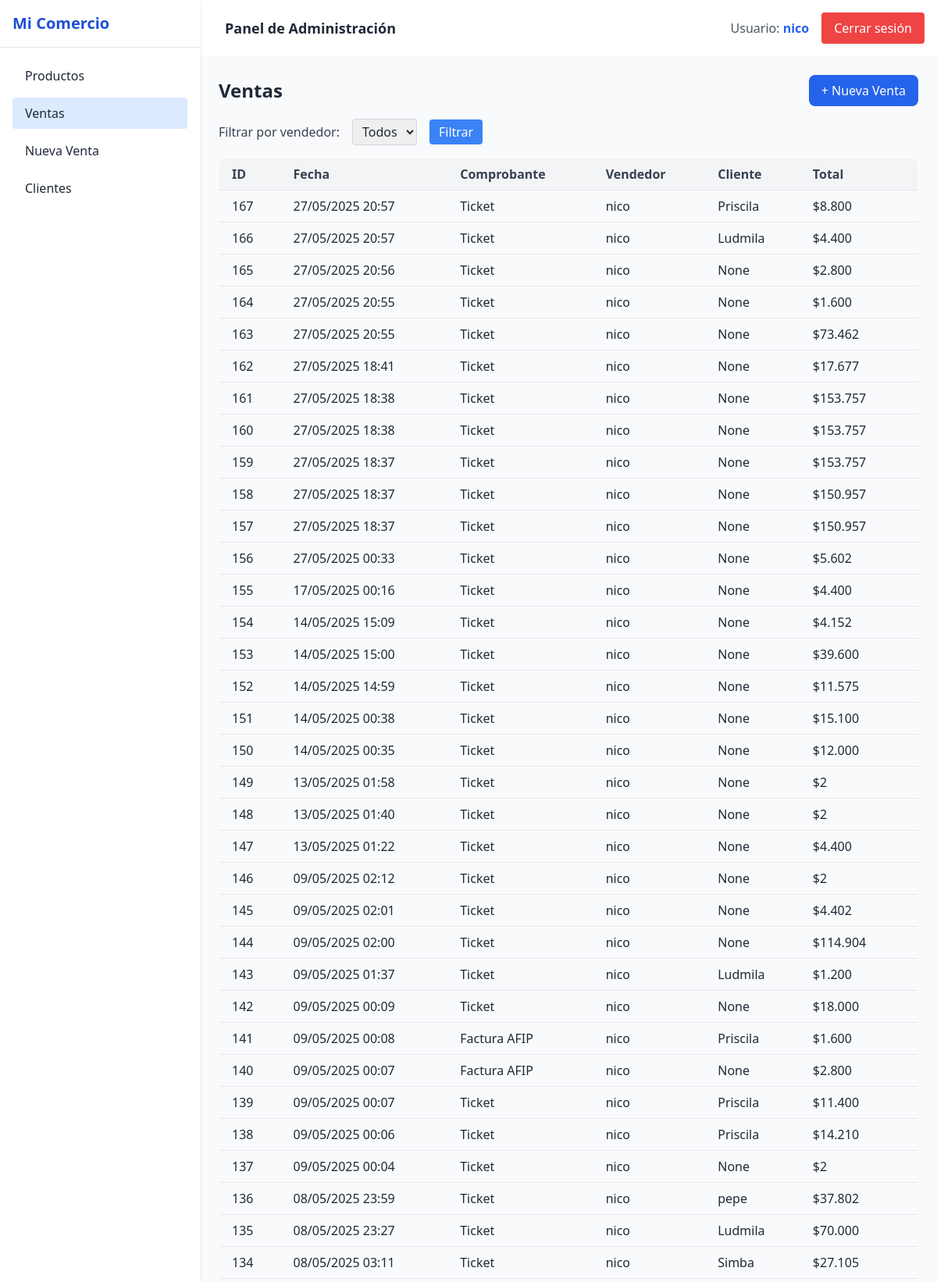
Page /ventas/ (signed in, upper part) on the committed database.
### usuarios/models.py (models this page shows, shortened)
class Usuario(AbstractUser):
    empresa = models.ForeignKey(Empresa, on_delete=models.CASCADE, null=True, blank=True)
    empresa = models.ForeignKey(Empresa, on_delete=models.CASCADE, null=True, blank=True)

### ventas/models.py (models this page shows, shortened)
class Venta(models.Model):
    fecha = models.DateTimeField(default=timezone.now)
    cliente = models.ForeignKey(Cliente, on_delete=models.SET_NULL, null=True, blank=True)
    total = models.DecimalField(max_digits=10, decimal_places=2, default=0)
    usuario = models.ForeignKey(Usuario, on_delete=models.SET_NULL, null=True)
    empresa = models.ForeignKey(Empresa, on_delete=models.CASCADE)
    cuenta_corriente = models.BooleanField(default=False)
    tipo_comprobante = models.CharField(
        max_length=20,
        choices=TIPO_COMPROBANTE_CHOICES,
        default='ticket'
    )
    TIPO_PAGO_CHOICES = [
        ('EF', 'Efectivo'),
        ('MP', 'QR (Mercado Pago)'),
        ('DN', 'QR (Cuenta DNI)'),
        ('TJ', 'Tarjeta'),
        ('TR', 'Transferencia'),
    ]
    tipo_pago = models.CharField(
        max_length=2,
        choices=TIPO_PAGO_CHOICES,
        default='EF'
    )

class Cliente(models.Model):
    nombre = models.CharField(max_length=100)
    cuit = models.CharField(max_length=20, blank=True, null=True)
    direccion = models.CharField(max_length=200, blank=True, null=True)
    saldo = models.DecimalField(default=0, max_digits=10, decimal_places=2)
    cuenta_corriente = models.BooleanField(default=True)
    condicion_iva = models.CharField(max_length=50, choices=[
        ('RI', 'Responsable Inscripto'),
        ('MT', 'Monotributista'),
        ('CF', 'Consumidor Final'),
        ('EX', 'Exento'),
    ], default='CF')
    empresa = models.ForeignKey(Empresa, on_delete=models.CASCADE)
    def __str__(self):
        return self.nombre

### ventas/views.py (the view)
# urls.py: path('', views.lista_ventas, name='lista_ventas'),
@login_required
def lista_ventas(request):
    ventas = Venta.objects.filter(empresa=request.user.empresa).order_by('-fecha')
    usuario_id = request.GET.get('usuario')
    if usuario_id:
        ventas = ventas.filter(usuario_id=usuario_id)
    Usuario = get_user_model()
    usuarios = Usuario.objects.filter(empresa=request.user.empresa)
    return render(request, 'ventas/lista_ventas.html', {
        'ventas': ventas,
        'usuarios': usuarios,
        'usuario_seleccionado': usuario_id,
    })

### productos/templatetags/custom_filters.py (called while the page is built)
@register.filter
def formato_precio(value):
    if value is None:
        return ''
    return number_format(value, force_grouping=True).replace(',', '.')

### ventas/templates/ventas/lista_ventas.html (shortened to what this page needs)
{% extends 'base.html' %}
{% load custom_filters %}
{% block content %}
<div class="flex items-center justify-between mb-4">
    <h2 class="text-2xl font-bold text-gray-800">Ventas</h2>
    <a href="{% url 'nueva_venta' %}" class="bg-blue-600 text-white px-4 py-2 rounded-lg hover:bg-blue-700">
        + Nueva Venta
    </a>
</div>
<form method="get" class="mb-4 flex items-center space-x-4">
    <label for="usuario" class="text-gray-700">Filtrar por vendedor:</label>
    <select name="usuario" id="usuario" class="border border-gray-300 rounded px-2 py-1">
        <option value="">Todos</option>
    </select>
    <button type="submit" class="bg-blue-500 text-white px-3 py-1 rounded hover:bg-blue-600">
        Filtrar
    </button>
</form>
{% if ventas %}
<div class="overflow-x-auto">
    <table class="w-full table-auto border border-gray-200 shadow-md rounded-lg overflow-hidden">
        <thead class="bg-gray-100 text-gray-700">
            <tr>
                <th class="px-4 py-2 text-left">ID</th>
                <th class="px-4 py-2 text-left">Fecha</th>
                <th class="px-4 py-2 text-left">Comprobante</th>
                <th class="px-4 py-2 text-left">Vendedor</th>
                <th class="px-4 py-2 text-left">Cliente</th>
                <th class="px-4 py-2 text-left">Total</th>
            </tr>
        </thead>
        <tbody>
            {% for v in ventas %}
            <tr class="border-t border-gray-200 hover:bg-gray-50">
                <td class="px-4 py-2">
                    <a href="{% url 'detalle_venta' v.id %}" class="block w-full h-full">
                        {{ v.id }}
                    </a>
                </td>
                <td class="px-4 py-2">
                    <a href="{% url 'detalle_venta' v.id %}" class="block w-full h-full">
                        {{ v.fecha|date:"d/m/Y H:i" }}
                    </a>
                </td>
                <td class="px-4 py-2">
                    {% if v.tipo_comprobante == "factura_afip" %}
                      Factura AFIP
                    {% else %}
                      Ticket
                    {% endif %}
                  </td>
                <td class="px-4 py-2">
                    <a href="{% url 'detalle_venta' v.id %}" class="block w-full h-full">
                        {{ v.usuario.get_full_name|default:v.usuario.username }}
                    </a>
                </td>
                <td class="px-4 py-2">
                    <a href="{% url 'detalle_venta' v.id %}" class="block w-full h-full">
                        {{ v.cliente }}
                    </a>
                </td>
                <td class="px-4 py-2">
                    <a href="{% url 'detalle_venta' v.id %}" class="block w-full h-full">
                        ${{ v.total|floatformat:0|formato_precio }}
                    </a>
                </td>
            </tr>
            {% endfor %}
        </tbody>
    </table>
</div>
{% else %}
<p class="text-gray-600 mt-4">No hay ventas registradas.</p>
{% endif %}
{% endblock %}

### templates/base.html (shortened to what this page needs)
<!DOCTYPE html>
<html lang="es">
<head>
    <script src="https://cdn.tailwindcss.com"></script>
</head>
<body class="bg-gray-100 min-h-screen text-gray-800" x-data="{ open: false }">
    <div class="flex">
        <aside x-cloak
            class="w-64 bg-white h-screen shadow-md fixed top-0 left-0 z-30 transform transition-transform duration-300 ease-in-out"
            :class="open ? 'translate-x-0' : '-translate-x-full md:translate-x-0'">
            <div class="p-4 text-xl font-bold text-blue-700 border-b border-gray-200">
                Mi Comercio
            </div>
            <nav class="p-4 space-y-2">
                <a href="{% url 'lista_productos' %}"
                    class="block py-2 px-4 rounded hover:bg-blue-100 {% if request.path == '/productos/' %}bg-blue-100{% endif %}">Productos</a>
                <a href="{% url 'lista_ventas' %}"
                    class="block py-2 px-4 rounded hover:bg-blue-100 {% if request.path == '/ventas/' %}bg-blue-100{% endif %}">Ventas</a>
                <a href="{% url 'nueva_venta' %}"
                    class="block py-2 px-4 rounded hover:bg-blue-100 {% if request.path == '/ventas/nueva/' %}bg-blue-100{% endif %}">Nueva
                    Venta</a>
                <a href="{% url 'lista_clientes' %}"
                    class="block py-2 px-4 rounded hover:bg-blue-100 {% if request.path == '/ventas/lista_clientes/' %}bg-blue-100{% endif %}">Clientes</a>
            </nav>
        </aside>
        <div class="flex-1 min-h-screen flex flex-col ml-0 md:ml-64">
            <header class="bg-white shadow p-4 flex justify-between items-center">
                <div class="flex items-center space-x-4">
                    <div class="text-lg font-semibold">
                        {% block header %}Panel de Administración{% endblock %}
                    </div>
                </div>
                <div class="flex items-center space-x-4">
                    {% if user.is_authenticated %}
                    <span class="text-gray-600">Usuario: <strong class="text-blue-600">{{ user.username }}</strong></span>
                    <form method="post" action="{% url 'logout' %}">
                        <button type="submit"
                            class="bg-red-500 text-white px-4 py-2 rounded hover:bg-red-600 transition">
                            Cerrar sesión
                        </button>
                    </form>
                    {% else %}
                    <a href="{% url 'login' %}"
                        class="bg-blue-500 text-white px-4 py-2 rounded hover:bg-blue-600 transition">
                        Iniciar sesión
                    </a>
                    {% endif %}
                </div>
            </header>
            <main class="p-6 flex-1 bg-gray-50">
                {% block content %}{% endblock %}
            </main>
        </div>
    </div>
</body>
</html>

### rows in the picture
Usuario: username "nico"
Venta: id "167", fecha "27/05/2025 20:57", tipo_comprobante "Ticket", usuario.get_full_name "nico", cliente "Priscila", total "8.800"
Venta: id "166", fecha "27/05/2025 20:57", tipo_comprobante "Ticket", usuario.get_full_name "nico", cliente "Ludmila", total "4.400"
Venta: id "165", fecha "27/05/2025 20:56", tipo_comprobante "Ticket", usuario.get_full_name "nico", cliente "None", total "2.800"
Venta: id "164", fecha "27/05/2025 20:55", tipo_comprobante "Ticket", usuario.get_full_name "nico", cliente "None", total "1.600"
Venta: id "163", fecha "27/05/2025 20:55", tipo_comprobante "Ticket", usuario.get_full_name "nico", cliente "None", total "73.462"
Venta: id "162", fecha "27/05/2025 18:41", tipo_comprobante "Ticket", usuario.get_full_name "nico", cliente "None", total "17.677"
Venta: id "161", fecha "27/05/2025 18:38", tipo_comprobante "Ticket", usuario.get_full_name "nico", cliente "None", total "153.757"
Venta: id "160", fecha "27/05/2025 18:38", tipo_comprobante "Ticket", usuario.get_full_name "nico", cliente "None", total "153.757"
Venta: id "159", fecha "27/05/2025 18:37", tipo_comprobante "Ticket", usuario.get_full_name "nico", cliente "None", total "153.757"
Venta: id "158", fecha "27/05/2025 18:37", tipo_comprobante "Ticket", usuario.get_full_name "nico", cliente "None", total "150.957"
Venta: id "157", fecha "27/05/2025 18:37", tipo_comprobante "Ticket", usuario.get_full_name "nico", cliente "None", total "150.957"
Venta: id "156", fecha "27/05/2025 00:33", tipo_comprobante "Ticket", usuario.get_full_name "nico", cliente "None", total "5.602"
Venta: id "155", fecha "17/05/2025 00:16", tipo_comprobante "Ticket", usuario.get_full_name "nico", cliente "None", total "4.400"
Venta: id "154", fecha "14/05/2025 15:09", tipo_comprobante "Ticket", usuario.get_full_name "nico", cliente "None", total "4.152"
Venta: id "153", fecha "14/05/2025 15:00", tipo_comprobante "Ticket", usuario.get_full_name "nico", cliente "None", total "39.600"
Venta: id "152", fecha "14/05/2025 14:59", tipo_comprobante "Ticket", usuario.get_full_name "nico", cliente "None", total "11.575"
Venta: id "151", fecha "14/05/2025 00:38", tipo_comprobante "Ticket", usuario.get_full_name "nico", cliente "None", total "15.100"
Venta: id "150", fecha "14/05/2025 00:35", tipo_comprobante "Ticket", usuario.get_full_name "nico", cliente "None", total "12.000"
Venta: id "149", fecha "13/05/2025 01:58", tipo_comprobante "Ticket", usuario.get_full_name "nico", cliente "None", total "2"
Venta: id "148", fecha "13/05/2025 01:40", tipo_comprobante "Ticket", usuario.get_full_name "nico", cliente "None", total "2"
Venta: id "147", fecha "13/05/2025 01:22", tipo_comprobante "Ticket", usuario.get_full_name "nico", cliente "None", total "4.400"
Venta: id "146", fecha "09/05/2025 02:12", tipo_comprobante "Ticket", usuario.get_full_name "nico", cliente "None", total "2"
Venta: id "145", fecha "09/05/2025 02:01", tipo_comprobante "Ticket", usuario.get_full_name "nico", cliente "None", total "4.402"
Venta: id "144", fecha "09/05/2025 02:00", tipo_comprobante "Ticket", usuario.get_full_name "nico", cliente "None", total "114.904"
Venta: id "143", fecha "09/05/2025 01:37", tipo_comprobante "Ticket", usuario.get_full_name "nico", cliente "Ludmila", total "1.200"
Venta: id "142", fecha "09/05/2025 00:09", tipo_comprobante "Ticket", usuario.get_full_name "nico", cliente "None", total "18.000"
Venta: id "141", fecha "09/05/2025 00:08", tipo_comprobante "Factura AFIP", usuario.get_full_name "nico", cliente "Priscila", total "1.600"
Venta: id "140", fecha "09/05/2025 00:07", tipo_comprobante "Factura AFIP", usuario.get_full_name "nico", cliente "None", total "2.800"
Venta: id "139", fecha "09/05/2025 00:07", tipo_comprobante "Ticket", usuario.get_full_name "nico", cliente "Priscila", total "11.400"
Venta: id "138", fecha "09/05/2025 00:06", tipo_comprobante "Ticket", usuario.get_full_name "nico", cliente "Priscila", total "14.210"
Venta: id "137", fecha "09/05/2025 00:04", tipo_comprobante "Ticket", usuario.get_full_name "nico", cliente "None", total "2"
Venta: id "136", fecha "08/05/2025 23:59", tipo_comprobante "Ticket", usuario.get_full_name "nico", cliente "pepe", total "37.802"
Venta: id "135", fecha "08/05/2025 23:27", tipo_comprobante "Ticket", usuario.get_full_name "nico", cliente "Ludmila", total "70.000"
Venta: id "134", fecha "08/05/2025 03:11", tipo_comprobante "Ticket", usuario.get_full_name "nico", cliente "Simba", total "27.105"
